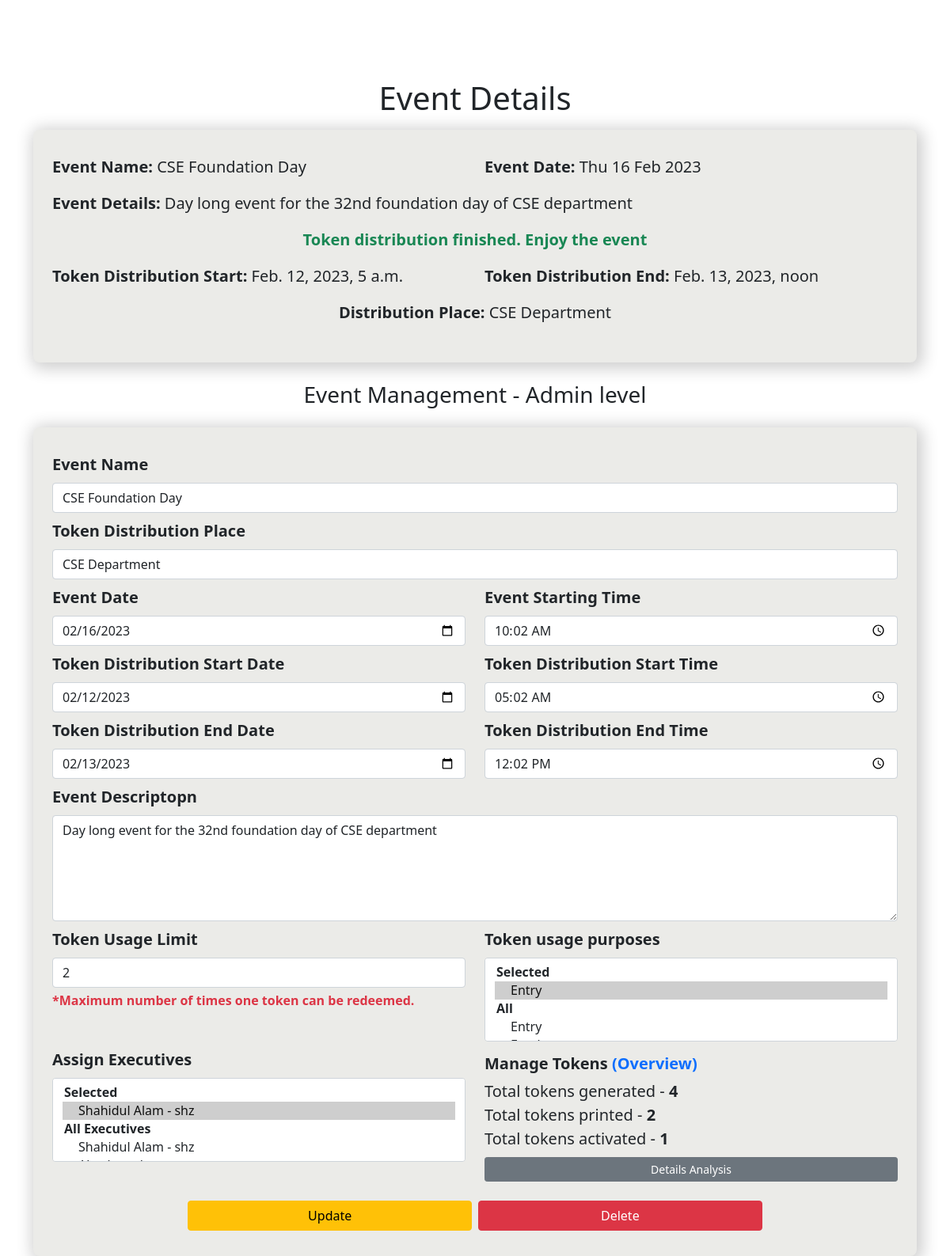
/event/1 (signed in), run on the app's committed database.
### tokens/models.py (models this page shows, shortened)
class Event(models.Model):
    name = models.CharField(_("Event"),max_length=50,null=True,blank=True)
    created_date = models.DateTimeField(default=now)
    event_date = models.DateTimeField(_("Event Date"),null=True,blank=True)
    token_dist_start = models.DateTimeField(_("Token Distribution Start"),null=True,blank=True)
    token_dist_end = models.DateTimeField(_("Token Distribution End"),null=True,blank=True)
    token_usage = models.IntegerField(_("Token Usage Limit"),default=0)
    tags = models.ManyToManyField(Tag,blank=True)
    distribution_place = models.CharField(_("Distribution"),max_length=100,null=True,blank=True)
    desc = models.TextField(_("Description"),null=True,blank=True)
    @property
    def get_tags(self):
        tags = self.tags.all()
        return tags
    @property
    def get_tokens(self):
        tokens = self.token_set.all()
        return tokens
    @property
    def get_printed_tokens(self):
        tokens = self.token_set.filter(is_printed=True)
        return tokens
    @property
    def get_activated_tokens(self):
        tokens = self.token_set.filter(is_activated=True)
        return tokens

### token_dist/views.py (the view, shortened to what this page needs)
# urls.py: path('event/<int:pk>',views.event, name="event_details"),
def event(request, pk):
    user = request.user
    event = Event.objects.get(id=pk)
    token_status = "Token distribution has not started yet. Stay Tuned"
    try:
        start_date = event.token_dist_start
        end_date = event.token_dist_end
        place = event.distribution_place
        current_date = now()
        start_date = int(start_date.strftime('%Y%m%d%H%M'))
        end_date = int(end_date.strftime('%Y%m%d%H%M'))
        current_date = int(current_date.strftime('%Y%m%d%H%M'))
        if current_date >= start_date and current_date <= end_date:
            token_status = "Token distribution started. Collect the token from " + place
        elif current_date < start_date:
            pass
        elif current_date > end_date:
            token_status = "Token distribution finished. Enjoy the event"
    except:
        pass
    context = {
            "event": event,
            "token_status": token_status
        }
    if user.is_authenticated:
        if user.is_admin:
            tags = Tag.objects.all()
            users = User.objects.all().exclude(is_admin=True)
            epall = EventPermission.objects.filter(event=event)
            context["tags"] = tags
            context["users"] = users
            context["epall"] = epall
            return render(request, "event_admin.html", context)
    else:
        return render(request, "event.html", context)

### templates/event_admin.html (shortened to what this page needs)
{% extends 'base.html' %}
{% load static %}
{% block body %}
<div class="main">
    <div class="container">
        <h1 class="title_header">Event Details</h1>
        <div class="main_body px-4">
            <div class="row">
                <div class="col-lg-6">
                    <p class="fw-bold lead">Event Name: <span class="lead">{{event.name}}</span></p>
                </div>
                <div class="col-lg-6">
                    <p class="fw-bold lead">Event Date:
                        <span class="lead">
                            {% if event.event_date is not null %}
                            {{event.event_date|date:"D d M Y"}}
                            {% else %}
                            TBD
                            {% endif %}
                        </span>
                    </p>
                </div>
            </div>
            <div class="row">
                <p class="fw-bold lead">Event Details:
                    <span class="lead">
                        {% if event.desc is not null %}
                        {{event.desc}}
                        {% else %}
                        TBD
                        {% endif %}
                    </span>
                </p>
            </div>
            <div class="row text-lg-center">
                <p class="text-success fw-bold lead">{{token_status}}</p>
            </div>
            <div class="row">
                <div class="col-lg-6">
                    <p class="fw-bold lead">Token Distribution Start:
                        <span class="lead">
                            {% if event.token_dist_start is not null %}
                            {{event.token_dist_start}}
                            {% else %}
                            TBD
                            {% endif %}
                        </span>
                    </p>
                </div>
                <div class="col-lg-6">
                    <p class="fw-bold lead">Token Distribution End:
                        <span class="lead">
                        {% if event.token_dist_end is not null %}
                        {{event.token_dist_end}}
                        {% else %}
                        TBD
                        {% endif %}
                        </span>
                    </p>
                </div>
            </div>
            <div class="row">
                <p class="lead text-lg-center">
                    <span class="fw-bold">Distribution Place: </span>
                    {% if event.distribution_place is not null %}
                    {{event.distribution_place}}
                    {% else %}
                    TBD
                    {% endif %}
                </p>
            </div>
        </div>
        <h3 class="mt-4 text-center">Event Management - Admin level</h3>
        <div class="main_body mt-4 px-4">
            <form method="post" id="event_update_form">
                <div class="row">
                    <div class="lead">
                        <label for="name" class="form-label fw-bold">Event Name</label>
                        <input type="text" class="form-control" id="name" name="name" value="{{event.name}}">
                    </div>
                </div>
                <div class="row mt-2">
                    <div class="lead">
                        <label for="place" class="form-label fw-bold">Token Distribution Place</label>
                        <input type="text" class="form-control" id="place" name="place" value="{{event.distribution_place}}">
                    </div>
                </div>
                <div class="row mt-2">
                    <div class="col-md-6 lead">
                        <label for="date" class="form-label fw-bold">Event Date</label>
                        <input type="date" class="form-control" id="date" name="date" value="{{event.event_date|date:'Y-m-d'}}">
                    </div>
                    <div class="col-md-6 lead">
                        <label for="time" class="form-label fw-bold">Event Starting Time</label>
                        <input type="time" class="form-control" id="time" name="time" value="{{event.event_date|date:'H:m'}}">
                    </div>
                </div>
                <div class="row mt-2">
                    <div class="col-md-6 lead">
                        <label for="token_start_date" class="form-label fw-bold">Token Distribution Start Date</label>
                        <input type="date" class="form-control" id="token_start_date" name="token_start_date" value="{{event.token_dist_start|date:'Y-m-d'}}">
                    </div>
                    <div class="col-md-6 lead">
                        <label for="token_start_time" class="form-label fw-bold">Token Distribution Start Time</label>
                        <input type="time" class="form-control" id="token_start_time" name="token_start_time" value="{{event.token_dist_start|date:'H:m'}}">
                    </div>
                </div>
                <div class="row mt-2">
                    <div class="col-md-6 lead">
                        <label for="token_end_date" class="form-label fw-bold">Token Distribution End Date</label>
                        <input type="date" class="form-control" id="token_end_date" name="token_end_date" value="{{event.token_dist_end|date:'Y-m-d'}}">
                    </div>
                    <div class="col-md-6 lead">
                        <label for="token_end_time" class="form-label fw-bold">Token Distribution End Time</label>
                        <input type="time" class="form-control" id="token_end_time" name="token_end_time" value="{{event.token_dist_end|date:'H:m'}}">
                    </div>
                </div>
                <div class="row mt-2">
                    <div class="lead">
                        <label for="desc" class="form-label fw-bold">Event Descriptopn</label>
                        <textarea name="desc" id="desc" rows="5" class="form-control">{{event.desc}}</textarea>
                    </div>
                </div>
                <div class="row mt-2">
                    <div class="lead col-md-6">
                        <label for="usage" class="form-label fw-bold">Token Usage Limit</label>
                        <input type="number" class="form-control" value="{{event.token_usage}}" id="usage" name="usage">
                        <span class="fs-6 fw-bold text-danger">*Maximum number of times one token can be redeemed.</span>
                    </div>
                    <div class="lead col-md-6">
                        <label for="tags" class="form-label fw-bold">Token usage purposes</label>
                        <select class="form-select" aria-label="Usage Purposes" id="tags" name="tags" multiple>
                            <optgroup label="Selected">
                                {% if event.get_tags.count > 0 %}
                                    {% for tag in event.get_tags %}
                                        <option selected value="{{tag.id}}">{{tag.name}}</option>
                                    {% endfor %}
                                    {% else %}
                                    <option value="None" >No Tags Selected</option>
                                {% endif %}
                                </optgroup>
                                <optgroup label="All">
                                {% for tag in tags %}
                                         <option value="{{tag.id}}">{{tag.name}}</option>
                                {% endfor %}
                                </optgroup>
                          </select>
                    </div>
                </div>
                <div class="row mt-2">
                    <div class="lead col-md-6">
                        <label for="users" class="form-label fw-bold">Assign Executives</label>
                        <select class="form-select" aria-label="Assign Executives" id="users" name="users" multiple>
                            <optgroup label="Selected">
                                {% if epall.count > 0 %}
                                    {% for user in epall%}
                                        <option selected value="{{user.user.id}}">{{user.user.name}} - {{user.user.username}}</option>
                                    {% endfor %}
                                    {% else %}
                                    <option value="None" >No Executive Selected</option>
                                {% endif %}
                                </optgroup>
                                <optgroup label="All Executives">
                                {% for user in users %}
                                         <option value="{{user.id}}">{{user.name}} - {{user.username}}</option>
                                {% endfor %}
                                </optgroup>
                          </select>
                    </div>
                    <div class="lead col-md-6 mt-2">
                        <div class="token_hanlde">
                            <h5 class="fw-bold">Manage Tokens <span class="text-primary">(Overview)</span></h5>
                            <p class="mb-0 fw-normal">Total tokens generated - <span class="fw-bold">{{event.get_tokens.count}}</span> </p>
                            <p class="mb-0 fw-normal">Total tokens printed - <span class="fw-bold">{{event.get_printed_tokens.count}}</span></p>
                            <p class="mb-0 fw-normal">Total tokens activated - <span class="fw-bold">{{event.get_activated_tokens.count}}</span></p>
                            <a href="" class="btn btn-sm btn-secondary w-100 mt-2">Details Analysis</a>
                        </div>
                    </div>
                </div>
                <div class="row px-2 gap-2 justify-content-center mt-4">
                    <a class="btn btn-warning col-lg-4" id="update_btn">Update</a>
                    <button type="submit" class="btn btn-danger col-lg-4">Delete</button>
                </div>
            </form>
        </div>
    </div>
</div>
{% endblock body %}

### static/css/style.css (style rules this page uses)
:root { --bg-color: #EBEBE8; }
h1 { text-align: center; }
.title_header { margin-bottom: 1rem; }
.main { margin-top: 100px; }
.main_body { background: var(--bg-color); padding: 2rem 0; border-radius: 0.5rem; box-shadow: 3px 3px 20px 5px rgba(0, 0, 0, 0.192); }
.row { display: flex; }

### data on the page
Event: name "CSE Foundation Day", event_date "Thu 16 Feb 2023", desc "Day long event for the 32nd foundation day of CSE department", token_dist_start "Feb. 12, 2023, 5 a.m.", token_dist_end "Feb. 13, 2023, noon", distribution_place "CSE Department", place "CSE Department", date "02/16/2023", time "10:02", token_start_date "02/12/2023", token_start_time "05:02", token_end_date "02/13/2023", token_end_time "12:02", usage "2", get_tokens.count "4", get_printed_tokens.count "2", get_activated_tokens.count "1"

### other printed values
{{ token_status }} "Token distribution finished. Enjoy the event"
form field tags "Entry ☑ / Entry"
form field users "Shahidul Alam - shz ☑ / Shahidul Alam - shz"
